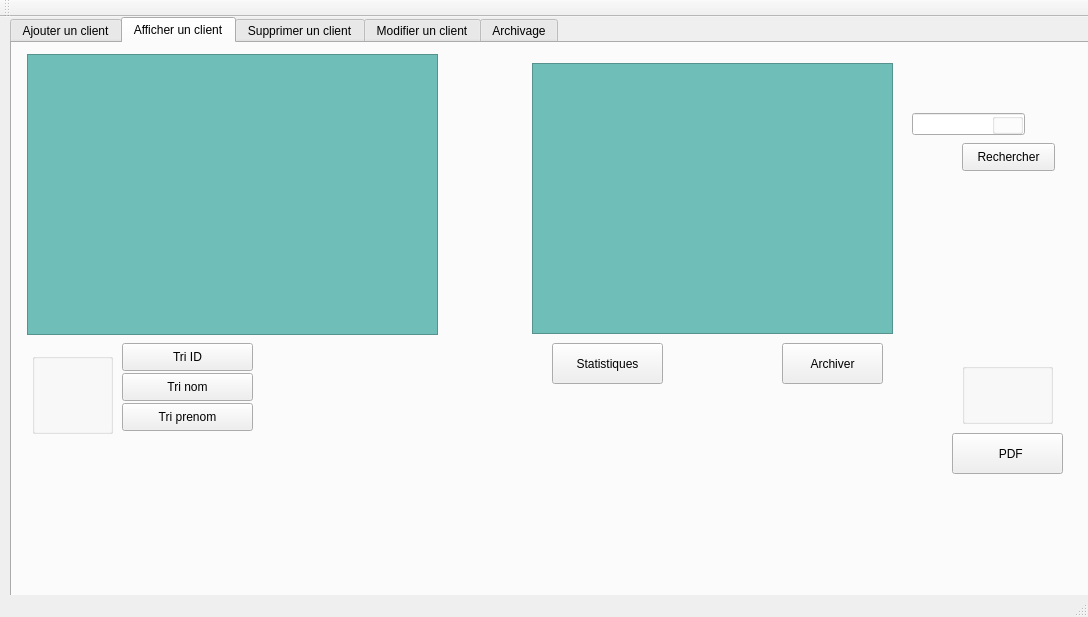
<?xml version="1.0" encoding="UTF-8"?>
<ui version="4.0">
 <class>gestionclient</class>
 <widget class="QMainWindow" name="gestionclient">
  <property name="geometry">
   <rect>
    <x>0</x>
    <y>0</y>
    <width>1088</width>
    <height>617</height>
   </rect>
  </property>
  <property name="windowTitle">
   <string>Gestion des Clients</string>
  </property>
  <widget class="QWidget" name="centralWidget">
   <widget class="QTabWidget" name="tabWidget">
    <property name="geometry">
     <rect>
      <x>10</x>
      <y>0</y>
      <width>1081</width>
      <height>601</height>
     </rect>
    </property>
    <property name="styleSheet">
     <string notr="true">background-image: url(:/img/interfaace.jpg);


font: 87 8pt &quot;Segoe UI Black&quot;;</string>
    </property>
    <property name="currentIndex">
     <number>1</number>
    </property>
    <widget class="QWidget" name="tab">
     <attribute name="title">
      <string>Ajouter un client</string>
     </attribute>
     <widget class="QGroupBox" name="groupBox">
      <property name="geometry">
       <rect>
        <x>0</x>
        <y>10</y>
        <width>1081</width>
        <height>521</height>
       </rect>
      </property>
      <property name="font">
       <font>
        <family>Rockwell Extra Bold</family>
        <pointsize>11</pointsize>
        <weight>10</weight>
        <italic>false</italic>
        <bold>false</bold>
       </font>
      </property>
      <property name="styleSheet">
       <string notr="true">font: 81 11pt &quot;Rockwell Extra Bold&quot;;
background-image: url(:/img/interfaace.jpg);
</string>
      </property>
      <property name="title">
       <string>Ajout</string>
      </property>
      <widget class="QLabel" name="label">
       <property name="geometry">
        <rect>
         <x>10</x>
         <y>70</y>
         <width>111</width>
         <height>20</height>
        </rect>
       </property>
       <property name="styleSheet">
        <string notr="true">font: 12pt &quot;Palatino Linotype&quot;;</string>
       </property>
       <property name="text">
        <string>Identifiant:</string>
       </property>
      </widget>
      <widget class="QLabel" name="label_2">
       <property name="geometry">
        <rect>
         <x>10</x>
         <y>140</y>
         <width>56</width>
         <height>16</height>
        </rect>
       </property>
       <property name="styleSheet">
        <string notr="true">font: 12pt &quot;Palatino Linotype&quot;;</string>
       </property>
       <property name="text">
        <string>Nom:</string>
       </property>
      </widget>
      <widget class="QLabel" name="label_3">
       <property name="geometry">
        <rect>
         <x>10</x>
         <y>210</y>
         <width>101</width>
         <height>16</height>
        </rect>
       </property>
       <property name="styleSheet">
        <string notr="true">font: 12pt &quot;Palatino Linotype&quot;;</string>
       </property>
       <property name="text">
        <string>Prénom:</string>
       </property>
      </widget>
      <widget class="QLineEdit" name="le_dateeffectation">
       <property name="geometry">
        <rect>
         <x>790</x>
         <y>150</y>
         <width>141</width>
         <height>31</height>
        </rect>
       </property>
      </widget>
      <widget class="QLineEdit" name="le_id">
       <property name="geometry">
        <rect>
         <x>280</x>
         <y>70</y>
         <width>113</width>
         <height>22</height>
        </rect>
       </property>
      </widget>
      <widget class="QLineEdit" name="le_nom">
       <property name="geometry">
        <rect>
         <x>280</x>
         <y>140</y>
         <width>111</width>
         <height>21</height>
        </rect>
       </property>
      </widget>
      <widget class="QPushButton" name="pb_ajouter">
       <property name="geometry">
        <rect>
         <x>590</x>
         <y>310</y>
         <width>151</width>
         <height>81</height>
        </rect>
       </property>
       <property name="styleSheet">
        <string notr="true">background-color: rgb(0, 170, 0);
color: rgb(0, 170, 0);</string>
       </property>
       <property name="text">
        <string>Ajouter</string>
       </property>
      </widget>
      <widget class="QLabel" name="label_4">
       <property name="geometry">
        <rect>
         <x>600</x>
         <y>70</y>
         <width>151</width>
         <height>20</height>
        </rect>
       </property>
       <property name="styleSheet">
        <string notr="true">font: 12pt &quot;Palatino Linotype&quot;;</string>
       </property>
       <property name="text">
        <string>Adressemail:</string>
       </property>
      </widget>
      <widget class="QLabel" name="label_5">
       <property name="geometry">
        <rect>
         <x>600</x>
         <y>150</y>
         <width>151</width>
         <height>16</height>
        </rect>
       </property>
       <property name="styleSheet">
        <string notr="true">font: 12pt &quot;Palatino Linotype&quot;;</string>
       </property>
       <property name="text">
        <string>Dateeffectation:</string>
       </property>
      </widget>
      <widget class="QLineEdit" name="le_prenom">
       <property name="geometry">
        <rect>
         <x>280</x>
         <y>220</y>
         <width>113</width>
         <height>22</height>
        </rect>
       </property>
      </widget>
      <widget class="QLineEdit" name="le_adressemail">
       <property name="geometry">
        <rect>
         <x>790</x>
         <y>70</y>
         <width>141</width>
         <height>31</height>
        </rect>
       </property>
      </widget>
      <widget class="QLabel" name="label_12">
       <property name="geometry">
        <rect>
         <x>10</x>
         <y>530</y>
         <width>191</width>
         <height>16</height>
        </rect>
       </property>
       <property name="text">
        <string>Tri croissant</string>
       </property>
      </widget>
      <widget class="QLabel" name="label_13">
       <property name="geometry">
        <rect>
         <x>610</x>
         <y>230</y>
         <width>71</width>
         <height>21</height>
        </rect>
       </property>
       <property name="styleSheet">
        <string notr="true">font: 12pt &quot;Palatino Linotype&quot;;</string>
       </property>
       <property name="text">
        <string>Sexe :</string>
       </property>
      </widget>
      <widget class="QLineEdit" name="sexe_le">
       <property name="geometry">
        <rect>
         <x>792</x>
         <y>220</y>
         <width>141</width>
         <height>31</height>
        </rect>
       </property>
      </widget>
      <widget class="QPushButton" name="chat_box">
       <property name="geometry">
        <rect>
         <x>880</x>
         <y>440</y>
         <width>171</width>
         <height>71</height>
        </rect>
       </property>
       <property name="font">
        <font>
         <family>Rockwell Extra Bold</family>
         <pointsize>11</pointsize>
         <weight>10</weight>
         <italic>false</italic>
         <bold>false</bold>
        </font>
       </property>
       <property name="styleSheet">
        <string notr="true">QPushButton {
background-color: rgb(167, 218, 239);
border-radius: 15px;
border: 2px solid rgb(1, 38, 56);
}
QPushButton:hover {
background-color: qlineargradient(spread:pad, x1:0, y1:0, x2:0, y2:1, stop:0 rgb(167, 218, 239), stop:1 rgb(47, 109, 139));
}</string>
       </property>
       <property name="text">
        <string>CHAT_BOX</string>
       </property>
      </widget>
     </widget>
    </widget>
    <widget class="QWidget" name="tab_2">
     <attribute name="title">
      <string>Afficher un client</string>
     </attribute>
     <widget class="QTableView" name="tab_cli">
      <property name="geometry">
       <rect>
        <x>15</x>
        <y>11</y>
        <width>411</width>
        <height>281</height>
       </rect>
      </property>
      <property name="styleSheet">
       <string notr="true">background-color: rgb(111, 190, 184);</string>
      </property>
     </widget>
     <widget class="QTableView" name="tab_tri">
      <property name="geometry">
       <rect>
        <x>520</x>
        <y>20</y>
        <width>361</width>
        <height>271</height>
       </rect>
      </property>
      <property name="styleSheet">
       <string notr="true">background-color: rgb(111, 190, 184);</string>
      </property>
     </widget>
     <widget class="QPushButton" name="tri_nom">
      <property name="geometry">
       <rect>
        <x>110</x>
        <y>330</y>
        <width>131</width>
        <height>28</height>
       </rect>
      </property>
      <property name="text">
       <string>Tri nom</string>
      </property>
     </widget>
     <widget class="QPushButton" name="tri_id">
      <property name="geometry">
       <rect>
        <x>110</x>
        <y>300</y>
        <width>131</width>
        <height>28</height>
       </rect>
      </property>
      <property name="text">
       <string>Tri ID</string>
      </property>
     </widget>
     <widget class="QPushButton" name="tri_prenom">
      <property name="geometry">
       <rect>
        <x>110</x>
        <y>360</y>
        <width>131</width>
        <height>28</height>
       </rect>
      </property>
      <property name="text">
       <string>Tri prenom</string>
      </property>
     </widget>
     <widget class="QPushButton" name="rechercher_pb">
      <property name="geometry">
       <rect>
        <x>950</x>
        <y>100</y>
        <width>93</width>
        <height>28</height>
       </rect>
      </property>
      <property name="text">
       <string>Rechercher</string>
      </property>
     </widget>
     <widget class="QLineEdit" name="lineedit_ch">
      <property name="geometry">
       <rect>
        <x>900</x>
        <y>70</y>
        <width>113</width>
        <height>22</height>
       </rect>
      </property>
     </widget>
     <widget class="QPushButton" name="pdf_bo">
      <property name="geometry">
       <rect>
        <x>940</x>
        <y>390</y>
        <width>111</width>
        <height>41</height>
       </rect>
      </property>
      <property name="styleSheet">
       <string notr="true"/>
      </property>
      <property name="text">
       <string>  PDF</string>
      </property>
     </widget>
     <widget class="QPushButton" name="pushButton_archiverd">
      <property name="geometry">
       <rect>
        <x>770</x>
        <y>300</y>
        <width>101</width>
        <height>41</height>
       </rect>
      </property>
      <property name="text">
       <string>Archiver</string>
      </property>
     </widget>
     <widget class="QGroupBox" name="groupBox_4">
      <property name="geometry">
       <rect>
        <x>950</x>
        <y>320</y>
        <width>91</width>
        <height>61</height>
       </rect>
      </property>
      <property name="styleSheet">
       <string notr="true">border-image: url(:/img/raw.jpg);</string>
      </property>
      <property name="title">
       <string/>
      </property>
     </widget>
     <widget class="QGroupBox" name="groupBox_5">
      <property name="geometry">
       <rect>
        <x>980</x>
        <y>70</y>
        <width>31</width>
        <height>21</height>
       </rect>
      </property>
      <property name="styleSheet">
       <string notr="true">border-image: url(:/img/images (2).jpg);</string>
      </property>
      <property name="title">
       <string/>
      </property>
     </widget>
     <widget class="QGroupBox" name="groupBox_6">
      <property name="geometry">
       <rect>
        <x>20</x>
        <y>310</y>
        <width>81</width>
        <height>81</height>
       </rect>
      </property>
      <property name="styleSheet">
       <string notr="true">
border-image: url(:/img/2516730.jpg);</string>
      </property>
      <property name="title">
       <string/>
      </property>
     </widget>
     <widget class="QPushButton" name="pb_s">
      <property name="geometry">
       <rect>
        <x>540</x>
        <y>300</y>
        <width>111</width>
        <height>41</height>
       </rect>
      </property>
      <property name="text">
       <string>Statistiques</string>
      </property>
     </widget>
    </widget>
    <widget class="QWidget" name="tab_3">
     <attribute name="title">
      <string>Supprimer un client</string>
     </attribute>
     <widget class="QGroupBox" name="groupBox_3">
      <property name="geometry">
       <rect>
        <x>20</x>
        <y>20</y>
        <width>431</width>
        <height>351</height>
       </rect>
      </property>
      <property name="styleSheet">
       <string notr="true">font: 81 11pt &quot;Rockwell Extra Bold&quot;;
</string>
      </property>
      <property name="title">
       <string>Supprimer</string>
      </property>
      <widget class="QLabel" name="label_6">
       <property name="geometry">
        <rect>
         <x>20</x>
         <y>160</y>
         <width>121</width>
         <height>16</height>
        </rect>
       </property>
       <property name="styleSheet">
        <string notr="true">font: 12pt &quot;Palatino Linotype&quot;;</string>
       </property>
       <property name="text">
        <string>Identifiant:</string>
       </property>
      </widget>
      <widget class="QLineEdit" name="le_id_supp">
       <property name="geometry">
        <rect>
         <x>212</x>
         <y>150</y>
         <width>161</width>
         <height>41</height>
        </rect>
       </property>
      </widget>
      <widget class="QPushButton" name="pb_supprimer">
       <property name="geometry">
        <rect>
         <x>90</x>
         <y>310</y>
         <width>211</width>
         <height>28</height>
        </rect>
       </property>
       <property name="styleSheet">
        <string notr="true">font: 81 10pt &quot;Rockwell Extra Bold&quot;;
background-color: rgb(255, 0, 0);
color: rgb(255, 0, 0);</string>
       </property>
       <property name="text">
        <string>Supprimer</string>
       </property>
      </widget>
     </widget>
    </widget>
    <widget class="QWidget" name="Modifierunclient">
     <attribute name="title">
      <string>Modifier un client</string>
     </attribute>
     <widget class="QGroupBox" name="groupBox_2">
      <property name="geometry">
       <rect>
        <x>0</x>
        <y>10</y>
        <width>1071</width>
        <height>341</height>
       </rect>
      </property>
      <property name="styleSheet">
       <string notr="true">
font: 81 11pt &quot;Rockwell Extra Bold&quot;;</string>
      </property>
      <property name="title">
       <string>Modifier</string>
      </property>
      <widget class="QLabel" name="label_7">
       <property name="geometry">
        <rect>
         <x>10</x>
         <y>70</y>
         <width>111</width>
         <height>20</height>
        </rect>
       </property>
       <property name="styleSheet">
        <string notr="true">font: 12pt &quot;Palatino Linotype&quot;;</string>
       </property>
       <property name="text">
        <string>Identifiant:</string>
       </property>
      </widget>
      <widget class="QLabel" name="label_8">
       <property name="geometry">
        <rect>
         <x>10</x>
         <y>130</y>
         <width>56</width>
         <height>16</height>
        </rect>
       </property>
       <property name="styleSheet">
        <string notr="true">font: 12pt &quot;Palatino Linotype&quot;;</string>
       </property>
       <property name="text">
        <string>Nom:</string>
       </property>
      </widget>
      <widget class="QLabel" name="label_9">
       <property name="geometry">
        <rect>
         <x>10</x>
         <y>190</y>
         <width>101</width>
         <height>16</height>
        </rect>
       </property>
       <property name="styleSheet">
        <string notr="true">font: 12pt &quot;Palatino Linotype&quot;;</string>
       </property>
       <property name="text">
        <string>Prénom:</string>
       </property>
      </widget>
      <widget class="QLabel" name="label_10">
       <property name="geometry">
        <rect>
         <x>580</x>
         <y>70</y>
         <width>131</width>
         <height>16</height>
        </rect>
       </property>
       <property name="styleSheet">
        <string notr="true">font: 12pt &quot;Palatino Linotype&quot;;</string>
       </property>
       <property name="text">
        <string>Adressemail:</string>
       </property>
      </widget>
      <widget class="QLabel" name="label_11">
       <property name="geometry">
        <rect>
         <x>580</x>
         <y>140</y>
         <width>151</width>
         <height>16</height>
        </rect>
       </property>
       <property name="styleSheet">
        <string notr="true">font: 12pt &quot;Palatino Linotype&quot;;</string>
       </property>
       <property name="text">
        <string>Dateeffectation:</string>
       </property>
      </widget>
      <widget class="QLineEdit" name="le_id_2">
       <property name="geometry">
        <rect>
         <x>280</x>
         <y>70</y>
         <width>113</width>
         <height>22</height>
        </rect>
       </property>
      </widget>
      <widget class="QLineEdit" name="le_nom_2">
       <property name="geometry">
        <rect>
         <x>280</x>
         <y>130</y>
         <width>113</width>
         <height>22</height>
        </rect>
       </property>
      </widget>
      <widget class="QLineEdit" name="le_prenom_2">
       <property name="geometry">
        <rect>
         <x>280</x>
         <y>190</y>
         <width>113</width>
         <height>22</height>
        </rect>
       </property>
      </widget>
      <widget class="QLineEdit" name="le_adressemail_2">
       <property name="geometry">
        <rect>
         <x>770</x>
         <y>70</y>
         <width>181</width>
         <height>22</height>
        </rect>
       </property>
      </widget>
      <widget class="QLineEdit" name="le_dateeffectuation_2">
       <property name="geometry">
        <rect>
         <x>770</x>
         <y>140</y>
         <width>181</width>
         <height>22</height>
        </rect>
       </property>
      </widget>
      <widget class="QPushButton" name="pb_modifier">
       <property name="geometry">
        <rect>
         <x>450</x>
         <y>310</y>
         <width>131</width>
         <height>28</height>
        </rect>
       </property>
       <property name="styleSheet">
        <string notr="true">font: 81 10pt &quot;Rockwell Extra Bold&quot;;
background-color: rgb(255, 170, 0);
color: rgb(255, 170, 0);</string>
       </property>
       <property name="text">
        <string>Modifier</string>
       </property>
      </widget>
     </widget>
    </widget>
    <widget class="QWidget" name="tab_5">
     <attribute name="title">
      <string>Archivage</string>
     </attribute>
     <widget class="QTableView" name="archiveView">
      <property name="geometry">
       <rect>
        <x>240</x>
        <y>100</y>
        <width>401</width>
        <height>261</height>
       </rect>
      </property>
     </widget>
     <widget class="QPushButton" name="pushButton_desarchiver_do">
      <property name="geometry">
       <rect>
        <x>690</x>
        <y>190</y>
        <width>151</width>
        <height>28</height>
       </rect>
      </property>
      <property name="styleSheet">
       <string notr="true">background-color: rgb(0, 0, 255);
color: rgb(0, 0, 255);</string>
      </property>
      <property name="text">
       <string>Desarchiver</string>
      </property>
     </widget>
    </widget>
   </widget>
  </widget>
  <widget class="QMenuBar" name="menuBar">
   <property name="geometry">
    <rect>
     <x>0</x>
     <y>0</y>
     <width>1088</width>
     <height>26</height>
    </rect>
   </property>
  </widget>
  <widget class="QToolBar" name="mainToolBar">
   <attribute name="toolBarArea">
    <enum>TopToolBarArea</enum>
   </attribute>
   <attribute name="toolBarBreak">
    <bool>false</bool>
   </attribute>
  </widget>
  <widget class="QStatusBar" name="statusBar"/>
 </widget>
 <layoutdefault spacing="6" margin="11"/>
 <resources/>
 <connections/>
</ui>
